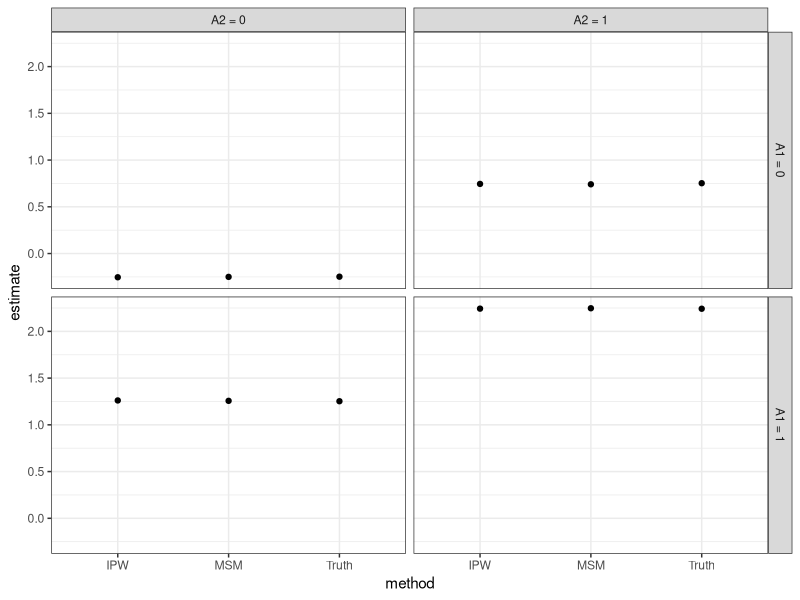
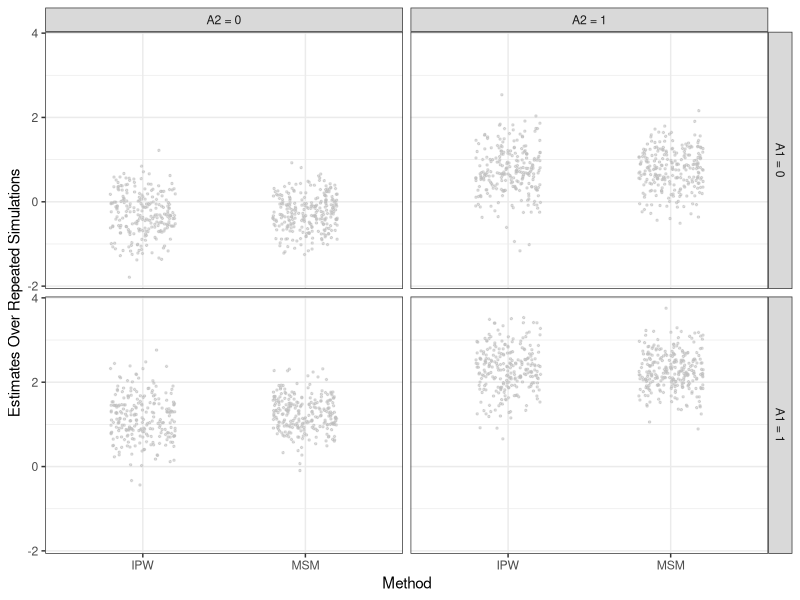
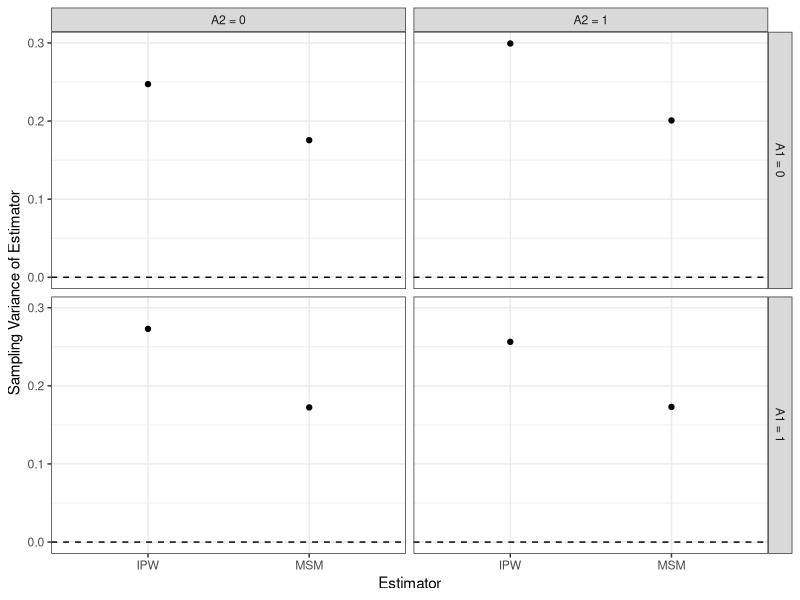
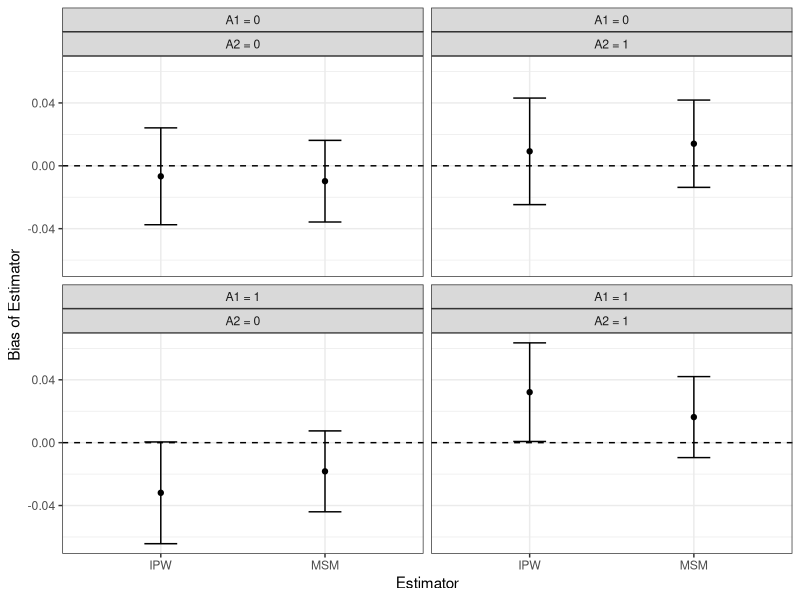
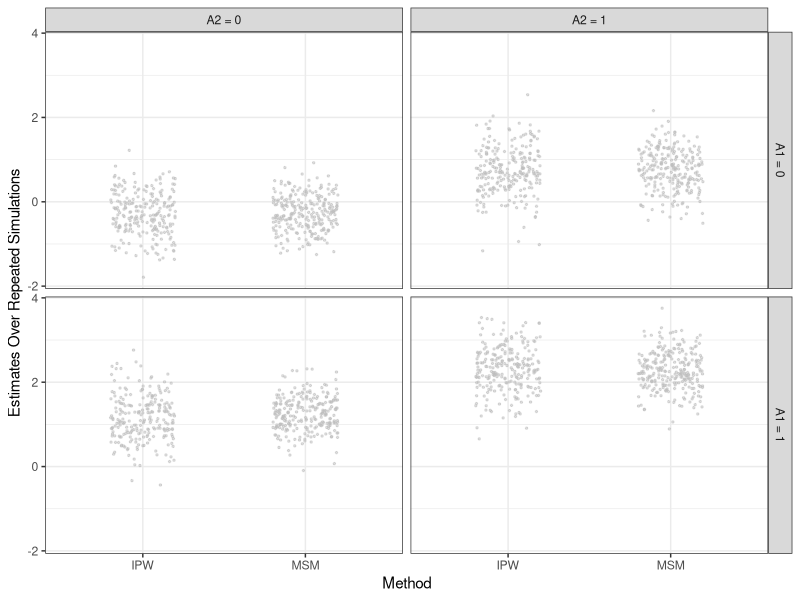
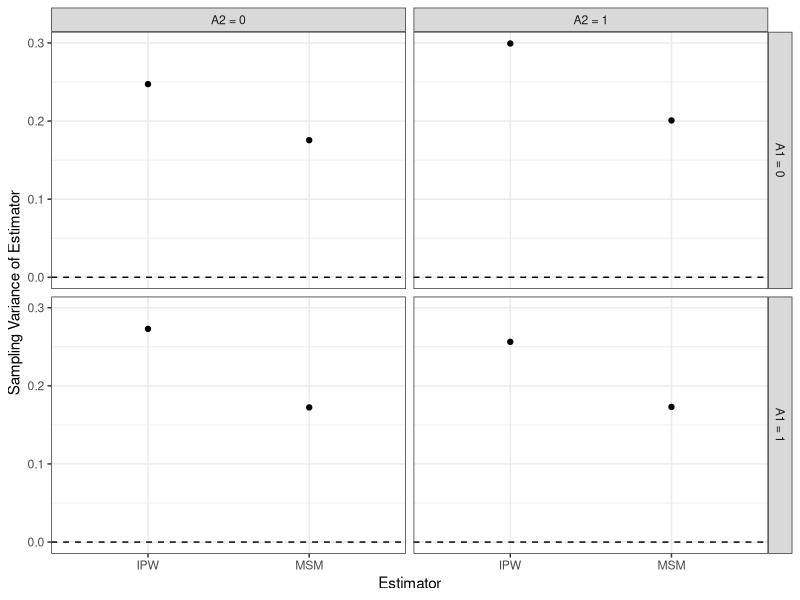

The R source for these figures, in order:

# This file repeats the estimator many times
# to visualize the variance over repeated samples.
# This file is written for me and is not one that workshop
# participants would produce.

library(tidyverse)
theme_set(theme_bw())
library(foreach)

simulate <- function(n = 100) {
  data.frame(X1 = rnorm(n)) %>%
    mutate(A1 = rbinom(n, 1, plogis(.25*X1)),
           U2 = rnorm(n),
           X2 = rnorm(n, mean = -.25 + .5*A1 + U2),
           A2 = rbinom(n, 1, plogis(.25*X2)),
           Y = rnorm(n, X1 + A1 + X2 + A2 + U2))
}

simulate_truth <- function(n = 100, a1, a2) {
  data.frame(X1 = rnorm(n)) %>%
    mutate(A1 = a1,
           U2 = rnorm(n),
           X2 = rnorm(n, mean = -.25 + .5*A1 + U2),
           A2 = a2,
           Y = rnorm(n, X1 + A1 + X2 + A2 + U2))
}

truth <- foreach(a1 = 0:1, .combine = "rbind") %do% {
  foreach(a2 = 0:1, .combine = "rbind") %do% {
    simulate_truth(n = 1e6, a1 = a1, a2 = a2)
  }
} %>%
  group_by(A1,A2) %>%
  summarize(truth = mean(Y), .groups = "drop")

# Estimator
estimator <- function(data) {
  
  # Fit propensity score models
  fit_A1 <- glm(A1 ~ X1,
                family = binomial,
                data = data)
  fit_A2 <- glm(A2 ~ A1 + X2,
                family = binomial,
                data = data)
  
  # Create probability of the observed treatments
  with_pi <- data %>%
    mutate(P_A1_equals_1 = predict(fit_A1, type = "response"),
           P_A2_equals_1 = predict(fit_A2, type = "response"),
           pi1 = case_when(A1 == 1 ~ P_A1_equals_1,
                           A1 == 0 ~ 1 - P_A1_equals_1),
           pi2 = case_when(A2 == 1 ~ P_A2_equals_1,
                           A2 == 0 ~ 1 - P_A2_equals_1))
  
  # Create inverse probability weighted estimates
  ipw <- with_pi %>%
    group_by(A1, A2) %>%
    summarize(estimate = weighted.mean(Y, w = 1 / (pi1 * pi2)),
              .groups = "drop") %>%
    mutate(method = "IPW")
  
  # Create marginal structural model estimates
  # Fit the MSM
  fit_msm <- lm(Y ~ A1 + A2,
                data = with_pi,
                w = (1 / (pi1 * pi2)))
  # Predict the estimates
  msm <- data.frame(A1 = c(0,0,1,1),
                    A2 = c(0,1,0,1)) %>%
    mutate(estimate = predict(fit_msm, newdata = .)) %>%
    mutate(method = "MSM")
  return(ipw %>%
           bind_rows(msm))
}

# Population estimates
population <- simulate(n = 1e5)
population_estimate <- estimator(population)

population_estimate %>%
  bind_rows(truth %>% rename(estimate = truth) %>% mutate(method = "Truth")) %>%
  mutate(A1 = paste("A1 =",A1),
         A2 = paste("A2 =",A2)) %>%
  ggplot(aes(x = method, y = estimate)) +
  geom_point() +
  facet_grid(A1 ~ A2)

# Carry out many sample-based estimates
simulations <- foreach(r = 1:1e3, .combine = "rbind") %do% {
  simulated_data <- simulate(n = 1e2)
  simulated_estimates <- estimator(simulated_data)
  return(simulated_estimates)
}

# Summarize performance across simulations
simulations %>%
  sample_n(2e3) %>%
  mutate(A1 = paste("A1 =",A1),
         A2 = paste("A2 =",A2)) %>%
  ggplot(aes(x = method, y = estimate)) +
  geom_point(position = position_jitter(width = .2, height = NULL),
             size = .5, color = "gray", alpha = .5) +
  facet_grid(A1 ~ A2) +
  xlab("Method") +
  ylab("Estimates Over Repeated Simulations")

ggsave("figures/msm_samples.pdf",
       height = 4, width = 4)

# Visualize sampling variance of estimators
simulations %>%
  mutate(A1 = paste("A1 =",A1),
         A2 = paste("A2 =",A2)) %>%
  group_by(method,A1,A2) %>%
  summarize(variance = var(estimate)) %>%
  ggplot(aes(x = method, y = variance)) +
  geom_hline(yintercept = 0, linetype = "dashed") +
  geom_point() +
  geom_line() +
  facet_grid(A1 ~ A2) +
  ylab("Sampling Variance of Estimator") +
  xlab("Estimator")

ggsave("figures/msm_variance.pdf",
       height = 4, width = 4)

## SUPPLEMENTAL THINGS

# Visualize bias pf estimators
simulations %>%
  left_join(truth, by = c("A1","A2")) %>%
  mutate(A1 = paste("A1 =",A1),
         A2 = paste("A2 =",A2)) %>%
  group_by(method,A1,A2) %>%
  summarize(bias = mean(estimate - truth),
            bias_se = sd(estimate - truth) / sqrt(n()),
            ci.min = bias - qnorm(.975) * bias_se,
            ci.max = bias + qnorm(.975) * bias_se,
            .groups = "drop") %>%
  ggplot(aes(x = method, y = bias,
             ymin = ci.min, ymax = ci.max)) +
  geom_hline(yintercept = 0, linetype = "dashed") +
  geom_point() +
  geom_errorbar(width = .2) +
  facet_wrap(~A1 + A2) +
  ylab("Bias of Estimator") +
  xlab("Estimator")

# Compare to naive approach (which is wrong)
fit <- lm(Y ~ X1 + X2 + A1 + A2,
          data = population)


